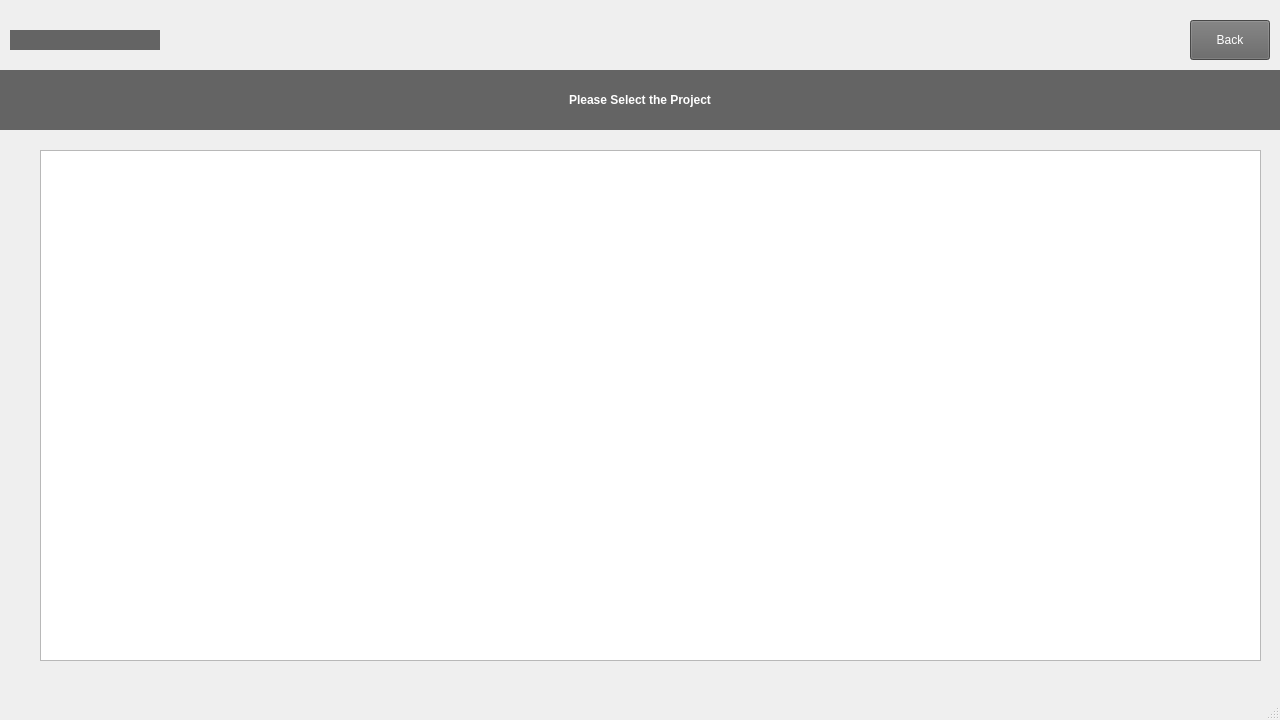
<?xml version="1.0" encoding="UTF-8"?>
<ui version="4.0">
 <class>TeamMember_ProjectsWindow</class>
 <widget class="QMainWindow" name="TeamMember_ProjectsWindow">
  <property name="geometry">
   <rect>
    <x>0</x>
    <y>0</y>
    <width>1280</width>
    <height>720</height>
   </rect>
  </property>
  <property name="minimumSize">
   <size>
    <width>1280</width>
    <height>720</height>
   </size>
  </property>
  <property name="maximumSize">
   <size>
    <width>1280</width>
    <height>720</height>
   </size>
  </property>
  <property name="windowTitle">
   <string>MainWindow</string>
  </property>
  <widget class="QWidget" name="centralwidget">
   <widget class="QLabel" name="logo">
    <property name="geometry">
     <rect>
      <x>10</x>
      <y>30</y>
      <width>150</width>
      <height>20</height>
     </rect>
    </property>
    <property name="minimumSize">
     <size>
      <width>150</width>
      <height>20</height>
     </size>
    </property>
    <property name="maximumSize">
     <size>
      <width>150</width>
      <height>20</height>
     </size>
    </property>
    <property name="styleSheet">
     <string notr="true">QLabel {
font: 13pt &quot;Arial&quot;;
background-color: rgb(100, 100, 100);
color: white;
}</string>
    </property>
    <property name="text">
     <string/>
    </property>
    <property name="pixmap">
     <pixmap>../../../../../../../Wireframes/psd/Logo.svg</pixmap>
    </property>
    <property name="scaledContents">
     <bool>true</bool>
    </property>
    <property name="alignment">
     <set>Qt::AlignCenter</set>
    </property>
    <property name="indent">
     <number>0</number>
    </property>
   </widget>
   <widget class="QLabel" name="toplabel">
    <property name="geometry">
     <rect>
      <x>0</x>
      <y>70</y>
      <width>1280</width>
      <height>60</height>
     </rect>
    </property>
    <property name="minimumSize">
     <size>
      <width>1280</width>
      <height>5</height>
     </size>
    </property>
    <property name="maximumSize">
     <size>
      <width>1280</width>
      <height>60</height>
     </size>
    </property>
    <property name="styleSheet">
     <string notr="true">QLabel {
font: 24pt &quot;Arial&quot;;
background-color: rgb(100, 100, 100);
color: rgb(255, 255, 255);
}</string>
    </property>
    <property name="text">
     <string>&lt;html&gt;&lt;head/&gt;&lt;body&gt;&lt;p&gt;&lt;span style=&quot; font-weight:700;&quot;&gt;Please Select the Project&lt;/span&gt;&lt;/p&gt;&lt;/body&gt;&lt;/html&gt;</string>
    </property>
    <property name="alignment">
     <set>Qt::AlignCenter</set>
    </property>
   </widget>
   <widget class="QPushButton" name="BackButton">
    <property name="geometry">
     <rect>
      <x>1190</x>
      <y>20</y>
      <width>80</width>
      <height>40</height>
     </rect>
    </property>
    <property name="minimumSize">
     <size>
      <width>80</width>
      <height>40</height>
     </size>
    </property>
    <property name="maximumSize">
     <size>
      <width>80</width>
      <height>40</height>
     </size>
    </property>
    <property name="autoFillBackground">
     <bool>false</bool>
    </property>
    <property name="styleSheet">
     <string notr="true">QPushButton {
font: 13pt &quot;Arial&quot;;
background-color: rgb(100, 100, 100);
color: rgb(255, 255, 255);
}</string>
    </property>
    <property name="text">
     <string>Back</string>
    </property>
   </widget>
   <widget class="QTableWidget" name="tm_project_table">
    <property name="geometry">
     <rect>
      <x>40</x>
      <y>150</y>
      <width>1221</width>
      <height>511</height>
     </rect>
    </property>
   </widget>
   <zorder>logo</zorder>
   <zorder>BackButton</zorder>
   <zorder>toplabel</zorder>
   <zorder>tm_project_table</zorder>
  </widget>
  <widget class="QMenuBar" name="menubar">
   <property name="geometry">
    <rect>
     <x>0</x>
     <y>0</y>
     <width>1280</width>
     <height>25</height>
    </rect>
   </property>
  </widget>
  <widget class="QStatusBar" name="statusbar"/>
 </widget>
 <resources/>
 <connections/>
</ui>
